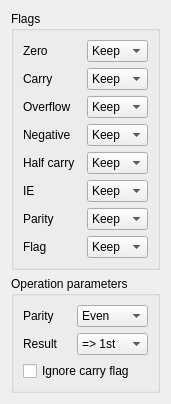
         <widget class="QWidget" name="pageFlags">
          <property name="geometry">
           <rect>
            <x>0</x>
            <y>-59</y>
            <width>171</width>
            <height>375</height>
           </rect>
          </property>
          <attribute name="label">
           <string>Flags and parameters</string>
          </attribute>
          <layout class="QVBoxLayout" name="verticalLayout_10">
           <item>
            <widget class="QGroupBox" name="groupBox_13">
             <property name="title">
              <string>Flags</string>
             </property>
             <layout class="QGridLayout" name="gridLayout_16">
              <item row="2" column="0">
               <widget class="QLabel" name="label_33">
                <property name="text">
                 <string>Overflow</string>
                </property>
               </widget>
              </item>
              <item row="0" column="0">
               <widget class="QLabel" name="label_31">
                <property name="text">
                 <string>Zero</string>
                </property>
               </widget>
              </item>
              <item row="6" column="0">
               <widget class="QLabel" name="label_37">
                <property name="text">
                 <string>Parity</string>
                </property>
               </widget>
              </item>
              <item row="4" column="0">
               <widget class="QLabel" name="label_35">
                <property name="text">
                 <string>Half carry</string>
                </property>
               </widget>
              </item>
              <item row="5" column="0">
               <widget class="QLabel" name="label_36">
                <property name="text">
                 <string>IE</string>
                </property>
               </widget>
              </item>
              <item row="7" column="0">
               <widget class="QLabel" name="label_38">
                <property name="text">
                 <string>Flag</string>
                </property>
               </widget>
              </item>
              <item row="3" column="0">
               <widget class="QLabel" name="label_34">
                <property name="text">
                 <string>Negative</string>
                </property>
               </widget>
              </item>
              <item row="1" column="0">
               <widget class="QLabel" name="label_32">
                <property name="text">
                 <string>Carry</string>
                </property>
               </widget>
              </item>
              <item row="0" column="1">
               <widget class="QComboBox" name="comboBox_10">
                <item>
                 <property name="text">
                  <string>Keep</string>
                 </property>
                </item>
                <item>
                 <property name="text">
                  <string>Set</string>
                 </property>
                </item>
                <item>
                 <property name="text">
                  <string>Clear</string>
                 </property>
                </item>
                <item>
                 <property name="text">
                  <string>Affect</string>
                 </property>
                </item>
               </widget>
              </item>
              <item row="1" column="1">
               <widget class="QComboBox" name="comboBox_11">
                <item>
                 <property name="text">
                  <string>Keep</string>
                 </property>
                </item>
                <item>
                 <property name="text">
                  <string>Set</string>
                 </property>
                </item>
                <item>
                 <property name="text">
                  <string>Clear</string>
                 </property>
                </item>
                <item>
                 <property name="text">
                  <string>Affect</string>
                 </property>
                </item>
               </widget>
              </item>
              <item row="2" column="1">
               <widget class="QComboBox" name="comboBox_13">
                <item>
                 <property name="text">
                  <string>Keep</string>
                 </property>
                </item>
                <item>
                 <property name="text">
                  <string>Set</string>
                 </property>
                </item>
                <item>
                 <property name="text">
                  <string>Clear</string>
                 </property>
                </item>
                <item>
                 <property name="text">
                  <string>Affect</string>
                 </property>
                </item>
               </widget>
              </item>
              <item row="3" column="1">
               <widget class="QComboBox" name="comboBox_14">
                <item>
                 <property name="text">
                  <string>Keep</string>
                 </property>
                </item>
                <item>
                 <property name="text">
                  <string>Set</string>
                 </property>
                </item>
                <item>
                 <property name="text">
                  <string>Clear</string>
                 </property>
                </item>
                <item>
                 <property name="text">
                  <string>Affect</string>
                 </property>
                </item>
               </widget>
              </item>
              <item row="4" column="1">
               <widget class="QComboBox" name="comboBox_15">
                <item>
                 <property name="text">
                  <string>Keep</string>
                 </property>
                </item>
                <item>
                 <property name="text">
                  <string>Set</string>
                 </property>
                </item>
                <item>
                 <property name="text">
                  <string>Clear</string>
                 </property>
                </item>
                <item>
                 <property name="text">
                  <string>Affect</string>
                 </property>
                </item>
               </widget>
              </item>
              <item row="5" column="1">
               <widget class="QComboBox" name="comboBox_16">
                <item>
                 <property name="text">
                  <string>Keep</string>
                 </property>
                </item>
                <item>
                 <property name="text">
                  <string>Set</string>
                 </property>
                </item>
                <item>
                 <property name="text">
                  <string>Clear</string>
                 </property>
                </item>
                <item>
                 <property name="text">
                  <string>Affect</string>
                 </property>
                </item>
               </widget>
              </item>
              <item row="6" column="1">
               <widget class="QComboBox" name="comboBox_17">
                <item>
                 <property name="text">
                  <string>Keep</string>
                 </property>
                </item>
                <item>
                 <property name="text">
                  <string>Set</string>
                 </property>
                </item>
                <item>
                 <property name="text">
                  <string>Clear</string>
                 </property>
                </item>
                <item>
                 <property name="text">
                  <string>Affect</string>
                 </property>
                </item>
               </widget>
              </item>
              <item row="7" column="1">
               <widget class="QComboBox" name="comboBox_18">
                <item>
                 <property name="text">
                  <string>Keep</string>
                 </property>
                </item>
                <item>
                 <property name="text">
                  <string>Set</string>
                 </property>
                </item>
                <item>
                 <property name="text">
                  <string>Clear</string>
                 </property>
                </item>
                <item>
                 <property name="text">
                  <string>Affect</string>
                 </property>
                </item>
               </widget>
              </item>
             </layout>
            </widget>
           </item>
           <item>
            <widget class="QGroupBox" name="groupBox_14">
             <property name="title">
              <string>Operation parameters</string>
             </property>
             <layout class="QGridLayout" name="gridLayout_17">
              <item row="0" column="0">
               <widget class="QLabel" name="label_39">
                <property name="text">
                 <string>Parity</string>
                </property>
               </widget>
              </item>
              <item row="1" column="1">
               <widget class="QComboBox" name="comboBox_20">
                <item>
                 <property name="text">
                  <string>=&gt; 1st</string>
                 </property>
                </item>
                <item>
                 <property name="text">
                  <string>=&gt; 3rd</string>
                 </property>
                </item>
                <item>
                 <property name="text">
                  <string>Discard</string>
                 </property>
                </item>
               </widget>
              </item>
              <item row="0" column="1">
               <widget class="QComboBox" name="comboBox_19">
                <item>
                 <property name="text">
                  <string>Even</string>
                 </property>
                </item>
                <item>
                 <property name="text">
                  <string>Odd</string>
                 </property>
                </item>
               </widget>
              </item>
              <item row="1" column="0">
               <widget class="QLabel" name="label_40">
                <property name="text">
                 <string>Result</string>
                </property>
               </widget>
              </item>
              <item row="2" column="0" colspan="2">
               <widget class="QCheckBox" name="checkBox_15">
                <property name="text">
                 <string>Ignore carry flag</string>
                </property>
               </widget>
              </item>
             </layout>
            </widget>
           </item>
           <item>
            <spacer name="verticalSpacer_6">
             <property name="orientation">
              <enum>Qt::Vertical</enum>
             </property>
             <property name="sizeHint" stdset="0">
              <size>
               <width>20</width>
               <height>40</height>
              </size>
             </property>
            </spacer>
           </item>
          </layout>
         </widget>
